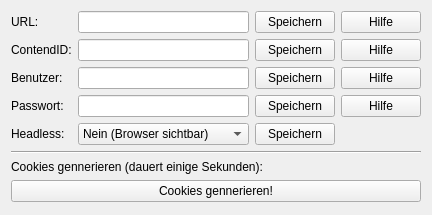
          <widget class="QWidget" name="wachendisplay">
           <property name="geometry">
            <rect>
             <x>0</x>
             <y>0</y>
             <width>425</width>
             <height>215</height>
            </rect>
           </property>
           <attribute name="label">
            <string>3. Wachendisplay</string>
           </attribute>
           <layout class="QGridLayout" name="gridLayout_8">
            <item row="1" column="1">
             <widget class="QLineEdit" name="lineEdit_wachendisplay_contend_id">
              <property name="sizePolicy">
               <sizepolicy hsizetype="Preferred" vsizetype="Preferred">
                <horstretch>0</horstretch>
                <verstretch>0</verstretch>
               </sizepolicy>
              </property>
              <property name="minimumSize">
               <size>
                <width>0</width>
                <height>0</height>
               </size>
              </property>
              <property name="maximumSize">
               <size>
                <width>16777215</width>
                <height>16777215</height>
               </size>
              </property>
             </widget>
            </item>
            <item row="2" column="1">
             <widget class="QLineEdit" name="lineEdit_settings_wachendisplay_user">
              <property name="sizePolicy">
               <sizepolicy hsizetype="Preferred" vsizetype="Preferred">
                <horstretch>0</horstretch>
                <verstretch>0</verstretch>
               </sizepolicy>
              </property>
              <property name="minimumSize">
               <size>
                <width>0</width>
                <height>0</height>
               </size>
              </property>
              <property name="maximumSize">
               <size>
                <width>16777215</width>
                <height>16777215</height>
               </size>
              </property>
             </widget>
            </item>
            <item row="3" column="0">
             <widget class="QLabel" name="label_settings_wachendisplay_password">
              <property name="sizePolicy">
               <sizepolicy hsizetype="Preferred" vsizetype="Preferred">
                <horstretch>0</horstretch>
                <verstretch>0</verstretch>
               </sizepolicy>
              </property>
              <property name="minimumSize">
               <size>
                <width>0</width>
                <height>0</height>
               </size>
              </property>
              <property name="maximumSize">
               <size>
                <width>16777215</width>
                <height>16777215</height>
               </size>
              </property>
              <property name="text">
               <string>Passwort:</string>
              </property>
             </widget>
            </item>
            <item row="8" column="0" colspan="4">
             <widget class="QLabel" name="label_4">
              <property name="text">
               <string>Cookies gennerieren (dauert einige Sekunden):</string>
              </property>
             </widget>
            </item>
            <item row="0" column="2">
             <widget class="QPushButton" name="pushButton_safe_settings_wachendisplay_url">
              <property name="sizePolicy">
               <sizepolicy hsizetype="Preferred" vsizetype="Preferred">
                <horstretch>0</horstretch>
                <verstretch>0</verstretch>
               </sizepolicy>
              </property>
              <property name="minimumSize">
               <size>
                <width>0</width>
                <height>0</height>
               </size>
              </property>
              <property name="maximumSize">
               <size>
                <width>16777215</width>
                <height>30</height>
               </size>
              </property>
              <property name="text">
               <string>Speichern</string>
              </property>
             </widget>
            </item>
            <item row="3" column="2">
             <widget class="QPushButton" name="pushButton_safe_wachendisplay_password">
              <property name="sizePolicy">
               <sizepolicy hsizetype="Preferred" vsizetype="Preferred">
                <horstretch>0</horstretch>
                <verstretch>0</verstretch>
               </sizepolicy>
              </property>
              <property name="minimumSize">
               <size>
                <width>0</width>
                <height>0</height>
               </size>
              </property>
              <property name="maximumSize">
               <size>
                <width>16777215</width>
                <height>30</height>
               </size>
              </property>
              <property name="text">
               <string>Speichern</string>
              </property>
             </widget>
            </item>
            <item row="1" column="0">
             <widget class="QLabel" name="label_settings_wachendisplay_contend_id">
              <property name="sizePolicy">
               <sizepolicy hsizetype="Preferred" vsizetype="Preferred">
                <horstretch>0</horstretch>
                <verstretch>0</verstretch>
               </sizepolicy>
              </property>
              <property name="minimumSize">
               <size>
                <width>0</width>
                <height>0</height>
               </size>
              </property>
              <property name="maximumSize">
               <size>
                <width>16777215</width>
                <height>16777215</height>
               </size>
              </property>
              <property name="text">
               <string>ContendID:</string>
              </property>
             </widget>
            </item>
            <item row="1" column="2">
             <widget class="QPushButton" name="pushButton_safe_wachendisplay_contend_id">
              <property name="sizePolicy">
               <sizepolicy hsizetype="Preferred" vsizetype="Preferred">
                <horstretch>0</horstretch>
                <verstretch>0</verstretch>
               </sizepolicy>
              </property>
              <property name="minimumSize">
               <size>
                <width>0</width>
                <height>0</height>
               </size>
              </property>
              <property name="maximumSize">
               <size>
                <width>16777215</width>
                <height>30</height>
               </size>
              </property>
              <property name="text">
               <string>Speichern</string>
              </property>
             </widget>
            </item>
            <item row="3" column="1">
             <widget class="QLineEdit" name="lineEdit_wachendisplay_password">
              <property name="sizePolicy">
               <sizepolicy hsizetype="Preferred" vsizetype="Preferred">
                <horstretch>0</horstretch>
                <verstretch>0</verstretch>
               </sizepolicy>
              </property>
              <property name="minimumSize">
               <size>
                <width>0</width>
                <height>0</height>
               </size>
              </property>
              <property name="maximumSize">
               <size>
                <width>16777215</width>
                <height>16777215</height>
               </size>
              </property>
             </widget>
            </item>
            <item row="10" column="1">
             <spacer name="verticalSpacer_4">
              <property name="orientation">
               <enum>Qt::Vertical</enum>
              </property>
              <property name="sizeHint" stdset="0">
               <size>
                <width>20</width>
                <height>40</height>
               </size>
              </property>
             </spacer>
            </item>
            <item row="4" column="0">
             <widget class="QLabel" name="label_3">
              <property name="text">
               <string>Headless:</string>
              </property>
             </widget>
            </item>
            <item row="2" column="2">
             <widget class="QPushButton" name="pushButton_safe_ettings_wachendisplay_user">
              <property name="sizePolicy">
               <sizepolicy hsizetype="Preferred" vsizetype="Preferred">
                <horstretch>0</horstretch>
                <verstretch>0</verstretch>
               </sizepolicy>
              </property>
              <property name="minimumSize">
               <size>
                <width>0</width>
                <height>0</height>
               </size>
              </property>
              <property name="maximumSize">
               <size>
                <width>16777215</width>
                <height>30</height>
               </size>
              </property>
              <property name="text">
               <string>Speichern</string>
              </property>
             </widget>
            </item>
            <item row="2" column="0">
             <widget class="QLabel" name="label_settings_wachendisplay_user">
              <property name="sizePolicy">
               <sizepolicy hsizetype="Preferred" vsizetype="Preferred">
                <horstretch>0</horstretch>
                <verstretch>0</verstretch>
               </sizepolicy>
              </property>
              <property name="minimumSize">
               <size>
                <width>0</width>
                <height>0</height>
               </size>
              </property>
              <property name="maximumSize">
               <size>
                <width>16777215</width>
                <height>16777215</height>
               </size>
              </property>
              <property name="sizeIncrement">
               <size>
                <width>0</width>
                <height>0</height>
               </size>
              </property>
              <property name="baseSize">
               <size>
                <width>0</width>
                <height>0</height>
               </size>
              </property>
              <property name="text">
               <string>Benutzer:  </string>
              </property>
             </widget>
            </item>
            <item row="1" column="3">
             <widget class="QPushButton" name="pushButton_help_wachendisplay_contend_id">
              <property name="sizePolicy">
               <sizepolicy hsizetype="Preferred" vsizetype="Preferred">
                <horstretch>0</horstretch>
                <verstretch>0</verstretch>
               </sizepolicy>
              </property>
              <property name="minimumSize">
               <size>
                <width>0</width>
                <height>0</height>
               </size>
              </property>
              <property name="maximumSize">
               <size>
                <width>16777215</width>
                <height>30</height>
               </size>
              </property>
              <property name="text">
               <string>Hilfe</string>
              </property>
             </widget>
            </item>
            <item row="4" column="2">
             <widget class="QPushButton" name="pushButton_safe_headless_browser">
              <property name="text">
               <string>Speichern</string>
              </property>
             </widget>
            </item>
            <item row="3" column="3">
             <widget class="QPushButton" name="pushButton_help_wachendisplay_password">
              <property name="sizePolicy">
               <sizepolicy hsizetype="Preferred" vsizetype="Preferred">
                <horstretch>0</horstretch>
                <verstretch>0</verstretch>
               </sizepolicy>
              </property>
              <property name="minimumSize">
               <size>
                <width>0</width>
                <height>0</height>
               </size>
              </property>
              <property name="maximumSize">
               <size>
                <width>16777215</width>
                <height>30</height>
               </size>
              </property>
              <property name="text">
               <string>Hilfe</string>
              </property>
             </widget>
            </item>
            <item row="2" column="3">
             <widget class="QPushButton" name="pushButton_help_settings_wachendisplay_user">
              <property name="sizePolicy">
               <sizepolicy hsizetype="Preferred" vsizetype="Preferred">
                <horstretch>0</horstretch>
                <verstretch>0</verstretch>
               </sizepolicy>
              </property>
              <property name="minimumSize">
               <size>
                <width>0</width>
                <height>0</height>
               </size>
              </property>
              <property name="maximumSize">
               <size>
                <width>16777215</width>
                <height>30</height>
               </size>
              </property>
              <property name="text">
               <string>Hilfe</string>
              </property>
             </widget>
            </item>
            <item row="4" column="1">
             <widget class="QComboBox" name="comboBox_settings_headless_browser">
              <item>
               <property name="text">
                <string>Nein (Browser sichtbar)</string>
               </property>
              </item>
              <item>
               <property name="text">
                <string>Ja(Browser nicht sichtbar)</string>
               </property>
              </item>
             </widget>
            </item>
            <item row="7" column="0" colspan="4">
             <widget class="Line" name="line_2">
              <property name="orientation">
               <enum>Qt::Horizontal</enum>
              </property>
             </widget>
            </item>
            <item row="0" column="0">
             <widget class="QLabel" name="label_settings_wachendisplay_url">
              <property name="sizePolicy">
               <sizepolicy hsizetype="Preferred" vsizetype="Preferred">
                <horstretch>0</horstretch>
                <verstretch>0</verstretch>
               </sizepolicy>
              </property>
              <property name="minimumSize">
               <size>
                <width>0</width>
                <height>0</height>
               </size>
              </property>
              <property name="maximumSize">
               <size>
                <width>16777215</width>
                <height>16777215</height>
               </size>
              </property>
              <property name="text">
               <string>URL:</string>
              </property>
             </widget>
            </item>
            <item row="0" column="3">
             <widget class="QPushButton" name="pushButton_help_settings_wachendisplay_url">
              <property name="sizePolicy">
               <sizepolicy hsizetype="Preferred" vsizetype="Preferred">
                <horstretch>0</horstretch>
                <verstretch>0</verstretch>
               </sizepolicy>
              </property>
              <property name="minimumSize">
               <size>
                <width>0</width>
                <height>0</height>
               </size>
              </property>
              <property name="maximumSize">
               <size>
                <width>16777215</width>
                <height>30</height>
               </size>
              </property>
              <property name="text">
               <string>Hilfe</string>
              </property>
             </widget>
            </item>
            <item row="0" column="1">
             <widget class="QLineEdit" name="lineEdit_settings_wachendisplay_url">
              <property name="sizePolicy">
               <sizepolicy hsizetype="Expanding" vsizetype="Preferred">
                <horstretch>0</horstretch>
                <verstretch>0</verstretch>
               </sizepolicy>
              </property>
              <property name="minimumSize">
               <size>
                <width>0</width>
                <height>0</height>
               </size>
              </property>
              <property name="maximumSize">
               <size>
                <width>16777215</width>
                <height>16777215</height>
               </size>
              </property>
             </widget>
            </item>
            <item row="9" column="0" colspan="4">
             <widget class="QPushButton" name="pushButton_settings_gennerat_cookie">
              <property name="text">
               <string>Cookies gennerieren!</string>
              </property>
             </widget>
            </item>
           </layout>
          </widget>
